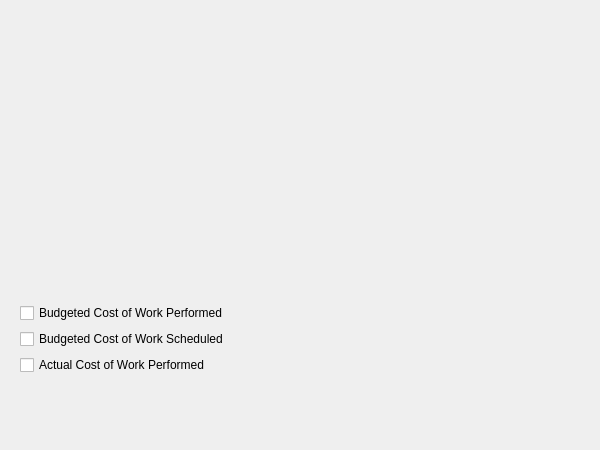
<ui version="4.0" >
 <author>Frédéric Lambert &lt;konkistadorr@gmail.com></author>
 <class>KPlato::ChartPanelBase</class>
 <widget class="QWidget" name="KPlato::ChartPanelBase" >
  <property name="geometry" >
   <rect>
    <x>0</x>
    <y>0</y>
    <width>600</width>
    <height>450</height>
   </rect>
  </property>
  <property name="maximumSize" >
   <size>
    <width>600</width>
    <height>450</height>
   </size>
  </property>
  <property name="windowTitle" >
   <string>Project Chart Indicators</string>
  </property>
  <widget class="QWidget" name="verticalLayout" >
   <property name="geometry" >
    <rect>
     <x>20</x>
     <y>300</y>
     <width>561</width>
     <height>81</height>
    </rect>
   </property>
   <layout class="QVBoxLayout" >
    <property name="margin" >
     <number>0</number>
    </property>
    <property name="spacing" >
     <number>3</number>
    </property>
    <item>
     <widget class="QCheckBox" name="curve2" >
      <property name="whatsThis" >
       <string>&lt;html>&lt;head>&lt;meta name="qrichtext" content="1" />&lt;style type="text/css">
p, li { white-space: pre-wrap; }
&lt;/style>&lt;/head>&lt;body style=" font-family:'Sans Serif'; font-size:9pt; font-weight:400; font-style:normal; text-decoration:none;">
&lt;p style=" margin-top:0px; margin-bottom:0px; margin-left:0px; margin-right:0px; -qt-block-indent:0; text-indent:0px;">Budgeted Cost of Work Performed&lt;/p>&lt;/body>&lt;/html></string>
      </property>
      <property name="text" >
       <string>Budgeted Cost of Work Performed</string>
      </property>
     </widget>
    </item>
    <item>
     <widget class="QCheckBox" name="curve1" >
      <property name="whatsThis" >
       <string>&lt;html>&lt;head>&lt;meta name="qrichtext" content="1" />&lt;style type="text/css">
p, li { white-space: pre-wrap; }
&lt;/style>&lt;/head>&lt;body style=" font-family:'Sans Serif'; font-size:9pt; font-weight:400; font-style:normal; text-decoration:none;">
&lt;p style=" margin-top:0px; margin-bottom:0px; margin-left:0px; margin-right:0px; -qt-block-indent:0; text-indent:0px;">Budgeted Cost of Work Scheduled&lt;/p>&lt;/body>&lt;/html></string>
      </property>
      <property name="text" >
       <string>Budgeted Cost of Work Scheduled</string>
      </property>
     </widget>
    </item>
    <item>
     <widget class="QCheckBox" name="curve3" >
      <property name="whatsThis" >
       <string>&lt;html>&lt;head>&lt;meta name="qrichtext" content="1" />&lt;style type="text/css">
p, li { white-space: pre-wrap; }
&lt;/style>&lt;/head>&lt;body style=" font-family:'Sans Serif'; font-size:9pt; font-weight:400; font-style:normal; text-decoration:none;">
&lt;p style=" margin-top:0px; margin-bottom:0px; margin-left:0px; margin-right:0px; -qt-block-indent:0; text-indent:0px;">Actual Cost of Work Performed&lt;/p>&lt;/body>&lt;/html></string>
      </property>
      <property name="text" >
       <string>Actual Cost of Work Performed</string>
      </property>
     </widget>
    </item>
   </layout>
  </widget>
  <widget class="QWidget" name="horizontalLayout_2" >
   <property name="geometry" >
    <rect>
     <x>20</x>
     <y>20</y>
     <width>561</width>
     <height>271</height>
    </rect>
   </property>
   <layout class="QHBoxLayout" >
    <property name="margin" >
     <number>0</number>
    </property>
    <property name="spacing" >
     <number>6</number>
    </property>
   </layout>
  </widget>
 </widget>
 <resources/>
 <connections/>
</ui>
